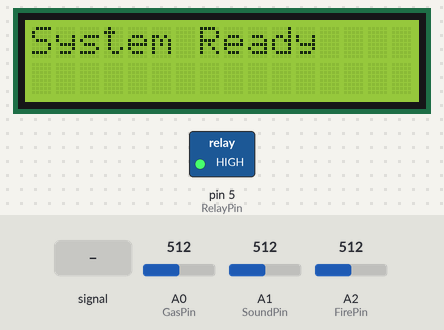
Bench run of a sketch on a simulated Arduino Uno, built with avr-gcc and run on an emulated ATmega328P. Shown: 16×2 character LCD, switched loads named in the sketch (green lamp = pin HIGH). Inputs (shaded band) come from the test bench; at power-on: A1 (SoundPin) = 512, A0 (GasPin) = 512, A2 (FirePin) = 512. WiFi joins after 1.5 s; servers stay silent unless stated; what the sketch prints to the serial monitor is not drawn.

Above: at 2.9 s.
At 7.33 s:
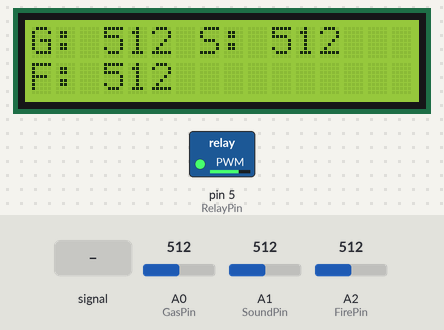
7.5 s: A1 (SoundPin) set to 900
At 8.4 s:
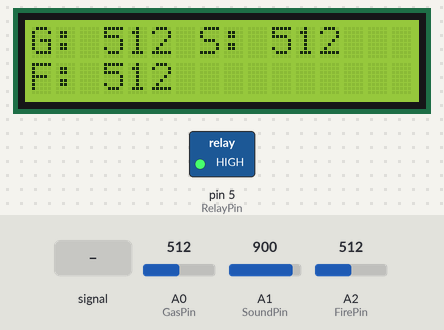
9.3 s: A1 (SoundPin) fed a 200 Hz sine of ±81 counts around its level
At 11.96 s:
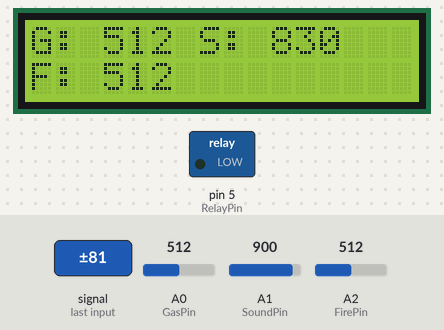
12.3 s: A0 (GasPin) set to 483
13.8 s: A2 (FirePin) set to 107
16.8 s: A2 (FirePin) set to 88
Timing chart, 0 to 19.7 s (numbered marks = the images above; inputs shaded):
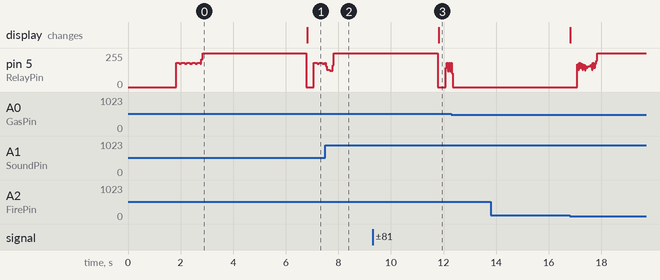

The sketch:

mini_project.ino
```cpp
#define DEBUG
//#define DEBUG_WIFI
#define AP_SSID "iotB"
#define AP_PASS "iotB1234"
#define SERVER_NAME "10.10.14.64"
#define SERVER_PORT 5000
#define LOGID "KGH_ARD"
#define PASSWD "PASSWD"

#define WIFITX 7  //7:TX -->ESP8266 RX
#define WIFIRX 6  //6:RX-->ESP8266 TX

#define CMD_SIZE 60
#define ARR_CNT 5

#include "WiFiEsp.h"
#include "SoftwareSerial.h"
#include <TimerOne.h>
#include <LiquidCrystal_I2C.h>
#include <string.h>
#include <stdlib.h>
#include <stdio.h>

// 센서 핀
const int GasPin = A0;
const int SoundPin = A1;
const int FirePin = A2;
const int RelayPin = 5;

LiquidCrystal_I2C lcd(0x27, 16, 2);
char sendBuf[CMD_SIZE];
bool timerIsrFlag = false;

unsigned long secCount;
int sensorTime;
bool fanActive = false;
unsigned long fanOnTime = 0;
unsigned long lastSend = 0;
const unsigned long FAN_ON_MS = 10000;

const int SOUND_ALERT = 900;
unsigned long lastAlert = 0;
const unsigned long ALERT_COOLDOWN_MS = 5000; // 5초 간격으로만 알림

SoftwareSerial wifiSerial(WIFIRX, WIFITX);
WiFiEspClient client;

void wifi_Setup();
void wifi_Init();
int  server_Connect();
void printWifiStatus();
void updateLCD(int gas, int sound, int fire);
void socketEvent();
void timerIsr();

void setup() {
  // put your setup code here, to run once:
  Serial.begin(115200);              //DEBUG

  pinMode(RelayPin, OUTPUT);
  digitalWrite(RelayPin, LOW);

  lcd.init();
  lcd.backlight();
  lcd.setCursor(0,0);
  lcd.print("System Ready");

  wifi_Setup();
  Timer1.initialize(1000000);         //1000000uS ==> 1Sec
  Timer1.attachInterrupt(timerIsr);  // timerIsr to run every 1 seconds
}

void loop() {
  int gas = analogRead(GasPin);
  int sound = analogRead(SoundPin);
  int fire = analogRead(FirePin);

  if (sound >= SOUND_ALERT) {
    if (!(secCount % 5)){
      char alert[96];
      int n = snprintf(alert, sizeof(alert),
                  "[KGH_SMP] Noise detected in room 1, db=%d\r\n", sound);   // <-- 콜론(:) 대신 = , 그리고 \r\n
      client.write((const uint8_t*)alert, n);
      Serial.print("ALERT -> ");
      Serial.print(alert);  // 디버그
      lastAlert = millis();
    }
  }

  // put your main code here, to run repeatedly:
  if (client.available()) {
      socketEvent();
  }

  if (!fanActive && (gas > 500 || fire < 100))
  {
    digitalWrite(RelayPin, HIGH);
    fanActive = true;
    Serial.println("FAN ON (조건충족)");

    char alert[96];
    int n = snprintf(alert, sizeof(alert),
                "[KGH_SMP] GAS/FIRE detected in room 1, GAS=%d, FIRE=%d\r\n", gas, fire);
    client.write((const uint8_t*)alert, n);

    Serial.print("ALERT -> ");
    Serial.print(alert);  // 디버그
  }

  if (fanActive) {
    if (!(secCount % 5)) {
      digitalWrite(RelayPin, LOW);

      fanActive = false;
      Serial.println("FAN OFF (자동, 5s)");
    }
  }

  if (timerIsrFlag) {   //1초에 한번씩 실행
    timerIsrFlag = false;
    if (!(secCount % 5)) {
      updateLCD(gas, sound, fire);
    }

    if (!(secCount % 5)) {  //5초 한번씩 실행, 와이파이 재접속
      if (!client.connected()) {
        server_Connect();
      }
    }

    if (!(secCount % 5)) { // SQL에 보내기
      char msg[80];
      int len = snprintf(msg, sizeof(msg),
                        "[KGH_SQL]SENSOR@ROOM@%d@GAS@%d@FIRE@%d@SOUND@%d\n",
                        1, gas, fire, sound);  // 순서: ROOM NUMBER, GAS, FIRE, SOUND
      client.write((const uint8_t*)msg, len);
      Serial.print("TX: ");
      Serial.print(len);
      Serial.print(" bytes -> ");
      Serial.println(msg);  // 확인용(원하면 지워도 됨)
    }
  }
}
void socketEvent() {
  int i = 0;
  char* pToken;
  char* pArray[ARR_CNT] = { 0 };
  char recvBuf[CMD_SIZE] = { 0 };
  int len;

  len = client.readBytesUntil('\n', recvBuf, CMD_SIZE);
  //  recvBuf[len] = '\0';
  client.flush();
#ifdef DEBUG
  Serial.print("recv : ");
  Serial.println(recvBuf);
#endif
  pToken = strtok(recvBuf, "[@]");
  while (pToken != NULL) {
    pArray[i] = pToken;
    if (++i >= ARR_CNT)
      break;
    pToken = strtok(NULL, "[@]");
  }
  if (!strncmp(pArray[1], " New connected", 4))  // New Connected
  {
    Serial.write('\n');
    return;
  } else if (!strncmp(pArray[1], " Alr", 4))  //Already logged
  {
    Serial.write('\n');
    client.stop();
    server_Connect();
    return;
  }
  else if (!strcmp(pArray[1], "ROOM")) {
    if (!strcmp(pArray[3], "NOISE")) {
      int room = atoi(pArray[2]);          // ★ pArray[2]가 방 번호
      lcd.clear();
      lcd.setCursor(0,0); lcd.print("Room "); lcd.print(room); lcd.print(":");
      lcd.setCursor(0,1); lcd.print("Noise, Bequiet !");
    }
    return;
  }


  client.write(sendBuf, strlen(sendBuf));
  client.flush();

#ifdef DEBUG
  Serial.print(", send : ");
  Serial.print(sendBuf);
#endif
}
void timerIsr() {
  //  digitalWrite(LED_BUILTIN_PIN,!digitalRead(LED_BUILTIN_PIN));
  timerIsrFlag = true;
  secCount++;
}
void wifi_Setup() {
  wifiSerial.begin(38400);
  wifi_Init();
  server_Connect();
}
void wifi_Init() {
  do {
    WiFi.init(&wifiSerial);
    if (WiFi.status() == WL_NO_SHIELD) {
#ifdef DEBUG_WIFI
      Serial.println("WiFi shield not present");
#endif
    } else
      break;
  } while (1);

#ifdef DEBUG_WIFI
  Serial.print("Attempting to connect to WPA SSID: ");
  Serial.println(AP_SSID);
#endif
  while (WiFi.begin(AP_SSID, AP_PASS) != WL_CONNECTED) {
#ifdef DEBUG_WIFI
    Serial.print("Attempting to connect to WPA SSID: ");
    Serial.println(AP_SSID);
#endif
  }
#ifdef DEBUG_WIFI
  Serial.println("You're connected to the network");
  printWifiStatus();
#endif
}
int server_Connect() {
#ifdef DEBUG_WIFI
  Serial.println("Starting connection to server...");
#endif

  if (client.connect(SERVER_NAME, SERVER_PORT)) {
#ifdef DEBUG_WIFI
    Serial.println("Connected to server");
#endif
    client.print("[" LOGID ":" PASSWD "]");
  } else {
#ifdef DEBUG_WIFI
    Serial.println("server connection failure");
#endif
  }
}
void printWifiStatus() {
  // print the SSID of the network you're attached to
  Serial.print("SSID: ");
  Serial.println(WiFi.SSID());

  // print your WiFi shield's IP address
  IPAddress ip = WiFi.localIP();
  Serial.print("IP Address: ");
  Serial.println(ip);

  // print the received signal strength
  long rssi = WiFi.RSSI();
  Serial.print("Signal strength (RSSI):");
  Serial.print(rssi);
  Serial.println(" dBm");
}

void updateLCD(int gas, int sound, int fire) {
  static unsigned long last = 0;
  if (millis() - last < 300) return;  // 300ms마다 갱신
  last = millis();

  char line1[17], line2[17];
  snprintf(line1, sizeof(line1), "G:%4d S:%4d", gas, sound);
  snprintf(line2, sizeof(line2), "F:%4d",        fire);

  lcd.setCursor(0,0); lcd.print(line1);
  for (int i=strlen(line1); i<16; ++i) lcd.print(' ');  // 잔여칸 지우기
  lcd.setCursor(0,1); lcd.print(line2);
  for (int i=strlen(line2); i<16; ++i) lcd.print(' ');
}
```

Measured:
- after the input at 9.3 s, the display: changes after 2.5 s (image 3)
- after the input at 13.8 s, every drawn part: stays the same
